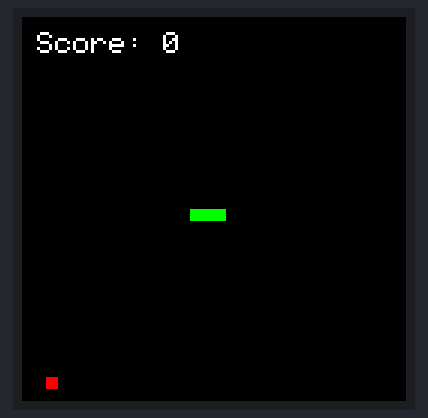
Bench run of a sketch on a simulated Arduino Uno, built with avr-gcc and run on an emulated ATmega328P. Parts: 128×128 colour display. Random numbers use the default seed unless the sketch sets one.

Above: at 0.07 s.
At 5.05 s:
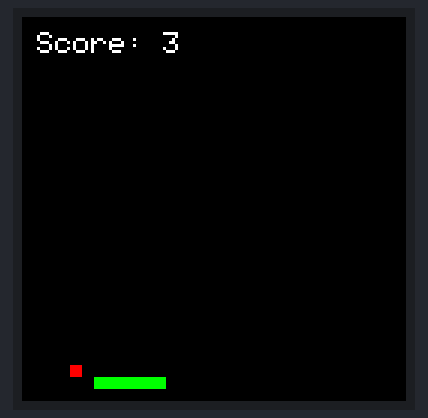
At 10.06 s:
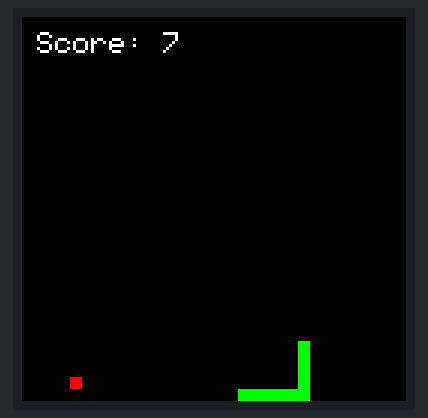
At 19.98 s:
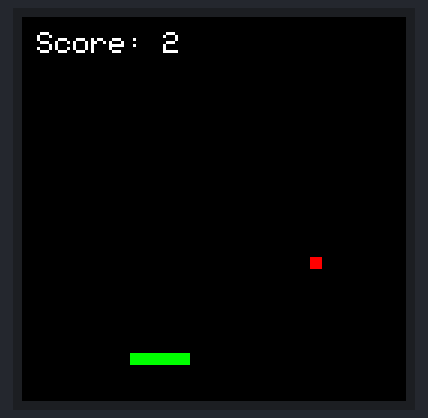
At 29.96 s:
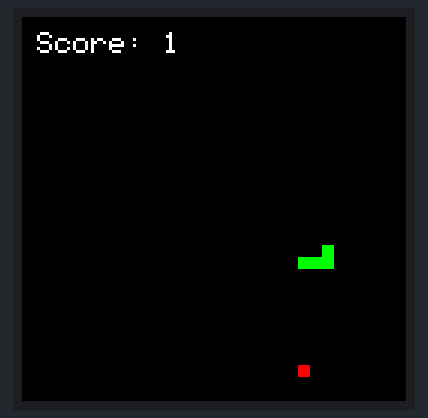
At 39.89 s:
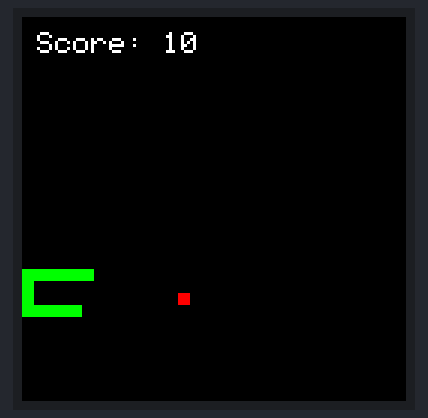

The sketch:

snake.ino
```cpp
#include <Adafruit_GFX.h>
#include <Adafruit_SSD1351.h>
#include <SPI.h>

#define SCREEN_WIDTH 128
#define SCREEN_HEIGHT 128

#define SCLK_PIN 13
#define MOSI_PIN 11
#define DC_PIN 4
#define CS_PIN 5
#define RST_PIN 6

#define BLACK 0x0000
#define WHITE 0xFFFF
#define SNAKE_COLOR 0x07E0  // Green
#define FOOD_COLOR 0xF800   // Red
#define SCORE_COLOR WHITE

Adafruit_SSD1351 tft = Adafruit_SSD1351(SCREEN_WIDTH, SCREEN_HEIGHT, &SPI, CS_PIN, DC_PIN, RST_PIN);

const int snakeSize = 4;
int snakeLength = 3;   // Initial snake length
int snakeX[100], snakeY[100];  // Max snake length is 100 segments

int foodX, foodY;      // Food position

int direction = 2;     // 0=up, 1=down, 2=right, 3=left
int score = 0;         // Player score

void initGame() {
  // Initialize snake starting position
  for (int i = 0; i < 100; i++) {
    snakeX[i] = 0;
    snakeY[i] = 0;
  }
  snakeX[0] = SCREEN_WIDTH / 2;
  snakeY[0] = SCREEN_HEIGHT / 2;
  snakeX[1] = snakeX[0] - snakeSize;
  snakeY[1] = snakeY[0];
  snakeX[2] = snakeX[1] - snakeSize;
  snakeY[2] = snakeY[1];
  snakeLength = 3;

  // Spawn initial food
  spawnFood();

  // Reset score
  score = 0;
  drawScore();
}

void spawnFood() {
  foodX = random(0, SCREEN_WIDTH / snakeSize) * snakeSize;
  foodY = random(20, SCREEN_HEIGHT / snakeSize) * snakeSize;
}

void drawSnake() {
  for (int i = 0; i < snakeLength; i++) {
    tft.fillRect(snakeX[i], snakeY[i], snakeSize, snakeSize, SNAKE_COLOR);
  }
}

void drawFood() {
  tft.fillRect(foodX, foodY, snakeSize, snakeSize, FOOD_COLOR);
}

void moveSnake() {
  // Shift body
  for (int i = snakeLength - 1; i > 0; i--) {
    snakeX[i] = snakeX[i - 1];
    snakeY[i] = snakeY[i - 1];
  }

  // Move head based on AI decision
  aiMoveTowardFood();

  // Check for wall collision
  if (snakeX[0] < 0 || snakeX[0] >= SCREEN_WIDTH || snakeY[0] < 20 || snakeY[0] >= SCREEN_HEIGHT) {
    // Game over, restart
    initGame();
    return;
  }
}

void aiMoveTowardFood() {
  // Basic AI to move snake toward the food
  if (snakeX[0] < foodX) {
    direction = 2; // Move right
  } else if (snakeX[0] > foodX) {
    direction = 3; // Move left
  } else if (snakeY[0] < foodY) {
    direction = 1; // Move down
  } else if (snakeY[0] > foodY) {
    direction = 0; // Move up
  }

  // Move head based on the current direction
  switch (direction) {
    case 0: snakeY[0] -= snakeSize; break;  // Move up
    case 1: snakeY[0] += snakeSize; break;  // Move down
    case 2: snakeX[0] += snakeSize; break;  // Move right
    case 3: snakeX[0] -= snakeSize; break;  // Move left
  }
}

void checkFoodCollision() {
  if (snakeX[0] == foodX && snakeY[0] == foodY) {
    // Increase snake length properly to avoid glitches
    snakeLength++;

    // Set new tail at the old position of the last segment
    snakeX[snakeLength - 1] = snakeX[snakeLength - 2];
    snakeY[snakeLength - 1] = snakeY[snakeLength - 2];

    // Increase score
    score++;

    // Spawn new food
    spawnFood();

    // Update score display
    drawScore();
  }
}

void drawScore() {
  tft.fillRect(0, 0, SCREEN_WIDTH, 15, BLACK);  // Clear score area
  tft.setCursor(5, 5);
  tft.setTextColor(SCORE_COLOR);
  tft.setTextSize(1);
  tft.print("Score: ");
  tft.print(score);
}

void checkSelfCollision() {
  for (int i = 1; i < snakeLength; i++) {
    if (snakeX[0] == snakeX[i] && snakeY[0] == snakeY[i]) {
      // Game over, restart
      initGame();
      break;
    }
  }
}

void setup() {
  Serial.begin(9600);
  tft.begin();
  tft.fillScreen(BLACK);
  randomSeed(analogRead(0));

  initGame();
}

void loop() {
  // Erase previous snake and food positions
  for (int i = 0; i < snakeLength; i++) {
    tft.fillRect(snakeX[i], snakeY[i], snakeSize, snakeSize, BLACK);
  }
  tft.fillRect(foodX, foodY, snakeSize, snakeSize, BLACK);

  // Move snake and update game state
  moveSnake();
  checkFoodCollision();
  checkSelfCollision();

  // Redraw snake and food
  drawSnake();
  drawFood();

  // Delay to control the frame rate
  delay(100);
}
```
